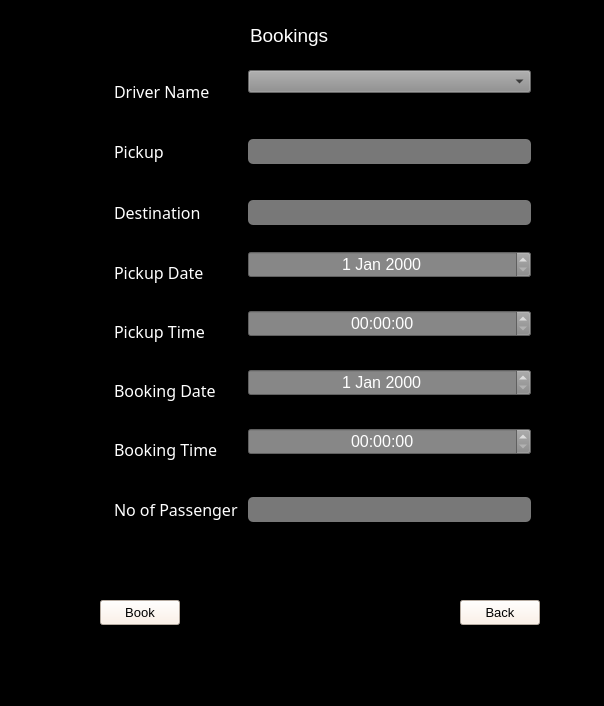
<?xml version="1.0" encoding="UTF-8"?>
<ui version="4.0">
 <class>DriverBooking</class>
 <widget class="QFrame" name="DriverBooking">
  <property name="geometry">
   <rect>
    <x>0</x>
    <y>0</y>
    <width>604</width>
    <height>706</height>
   </rect>
  </property>
  <property name="windowTitle">
   <string>Frame</string>
  </property>
  <property name="styleSheet">
   <string notr="true">background-color: rgb(0, 0, 0);</string>
  </property>
  <widget class="QWidget" name="formLayoutWidget">
   <property name="geometry">
    <rect>
     <x>110</x>
     <y>70</y>
     <width>421</width>
     <height>481</height>
    </rect>
   </property>
   <layout class="QFormLayout" name="createaccForm">
    <item row="0" column="0">
     <widget class="QLabel" name="acc_firstNameLabel">
      <property name="font">
       <font>
        <family>MS Gothic</family>
        <pointsize>12</pointsize>
       </font>
      </property>
      <property name="styleSheet">
       <string notr="true">color: rgb(255, 255, 255);
margin-bottom:20px;
margin-top:10px;

</string>
      </property>
      <property name="text">
       <string>Driver Name</string>
      </property>
     </widget>
    </item>
    <item row="0" column="1">
     <widget class="QComboBox" name="txt_Driver">
      <property name="font">
       <font>
        <pointsize>10</pointsize>
       </font>
      </property>
      <property name="styleSheet">
       <string notr="true">background-color: rgb(141, 141, 141);
color: rgb(0, 0, 0);</string>
      </property>
     </widget>
    </item>
    <item row="1" column="0">
     <widget class="QLabel" name="acc_lastNameLabel">
      <property name="font">
       <font>
        <family>MS PGothic</family>
        <pointsize>12</pointsize>
       </font>
      </property>
      <property name="styleSheet">
       <string notr="true">color: rgb(255, 255, 255);
margin-bottom:20px;
margin-top:10px;

</string>
      </property>
      <property name="text">
       <string>Pickup</string>
      </property>
     </widget>
    </item>
    <item row="1" column="1">
     <widget class="QLineEdit" name="txt_pick">
      <property name="font">
       <font>
        <family>Proxima Nova</family>
        <pointsize>12</pointsize>
       </font>
      </property>
      <property name="styleSheet">
       <string notr="true">QLineEdit {
color: rgb(255, 255, 255);
background-color: rgb(120, 120, 120);
border:none;
border-radius: 5px;
padding-left: 10px;
margin-bottom:20px;
margin-top:10px;
}
QLineEdit::hover{
background-color: rgb(161, 161, 161);
}
QLineEdit::focus{
background-color: #474747
}</string>
      </property>
      <property name="maxLength">
       <number>30</number>
      </property>
     </widget>
    </item>
    <item row="2" column="0">
     <widget class="QLabel" name="acc_contactNoLabel">
      <property name="font">
       <font>
        <family>MS PGothic</family>
        <pointsize>12</pointsize>
       </font>
      </property>
      <property name="styleSheet">
       <string notr="true">color: rgb(255, 255, 255);
margin-bottom:20px;
margin-top:10px;

</string>
      </property>
      <property name="text">
       <string>Destination</string>
      </property>
     </widget>
    </item>
    <item row="2" column="1">
     <widget class="QLineEdit" name="txt_dist">
      <property name="font">
       <font>
        <family>Proxima Nova</family>
        <pointsize>12</pointsize>
       </font>
      </property>
      <property name="styleSheet">
       <string notr="true">QLineEdit {
color: rgb(255, 255, 255);
background-color: rgb(120, 120, 120);
border:none;
border-radius: 5px;
padding-left: 10px;
margin-bottom:20px;
margin-top:10px;
}
QLineEdit::hover{
background-color: rgb(161, 161, 161);
}
QLineEdit::focus{
background-color: #474747
}</string>
      </property>
      <property name="maxLength">
       <number>15</number>
      </property>
     </widget>
    </item>
    <item row="3" column="0">
     <widget class="QLabel" name="acc_addressLabel">
      <property name="font">
       <font>
        <family>MS PGothic</family>
        <pointsize>12</pointsize>
       </font>
      </property>
      <property name="styleSheet">
       <string notr="true">color: rgb(255, 255, 255);
margin-bottom:20px;
margin-top:10px;

</string>
      </property>
      <property name="text">
       <string>Pickup Date</string>
      </property>
     </widget>
    </item>
    <item row="3" column="1">
     <widget class="QDateEdit" name="txtDate_P">
      <property name="font">
       <font>
        <pointsize>12</pointsize>
       </font>
      </property>
      <property name="styleSheet">
       <string notr="true">background-color: rgb(135, 135, 135);
color: rgb(255, 255, 255);</string>
      </property>
      <property name="alignment">
       <set>Qt::AlignCenter</set>
      </property>
     </widget>
    </item>
    <item row="4" column="0">
     <widget class="QLabel" name="acc_emailLabel">
      <property name="font">
       <font>
        <family>MS PGothic</family>
        <pointsize>12</pointsize>
       </font>
      </property>
      <property name="styleSheet">
       <string notr="true">color: rgb(255, 255, 255);
margin-bottom:20px;
margin-top:10px;

</string>
      </property>
      <property name="text">
       <string>Pickup Time</string>
      </property>
     </widget>
    </item>
    <item row="4" column="1">
     <widget class="QTimeEdit" name="txtTime_P">
      <property name="font">
       <font>
        <pointsize>12</pointsize>
       </font>
      </property>
      <property name="styleSheet">
       <string notr="true">background-color: rgb(135, 135, 135);
color: rgb(255, 255, 255);</string>
      </property>
      <property name="alignment">
       <set>Qt::AlignCenter</set>
      </property>
     </widget>
    </item>
    <item row="5" column="1">
     <widget class="QDateEdit" name="txtDate_B">
      <property name="font">
       <font>
        <pointsize>12</pointsize>
       </font>
      </property>
      <property name="styleSheet">
       <string notr="true">background-color: rgb(135, 135, 135);
color: rgb(255, 255, 255);</string>
      </property>
      <property name="alignment">
       <set>Qt::AlignCenter</set>
      </property>
     </widget>
    </item>
    <item row="5" column="0">
     <widget class="QLabel" name="acc_usernameLabel">
      <property name="font">
       <font>
        <family>MS PGothic</family>
        <pointsize>12</pointsize>
       </font>
      </property>
      <property name="styleSheet">
       <string notr="true">color: rgb(255, 255, 255);
margin-bottom:20px;
margin-top:10px;

</string>
      </property>
      <property name="text">
       <string>Booking Date</string>
      </property>
     </widget>
    </item>
    <item row="6" column="1">
     <widget class="QTimeEdit" name="txtTime_B">
      <property name="font">
       <font>
        <pointsize>12</pointsize>
       </font>
      </property>
      <property name="styleSheet">
       <string notr="true">background-color: rgb(135, 135, 135);
color: rgb(255, 255, 255);</string>
      </property>
      <property name="alignment">
       <set>Qt::AlignCenter</set>
      </property>
     </widget>
    </item>
    <item row="6" column="0">
     <widget class="QLabel" name="acc_passwordLabel">
      <property name="font">
       <font>
        <family>MS PGothic</family>
        <pointsize>12</pointsize>
       </font>
      </property>
      <property name="styleSheet">
       <string notr="true">color: rgb(255, 255, 255);
margin-bottom:20px;
margin-top:10px;

</string>
      </property>
      <property name="text">
       <string>Booking Time</string>
      </property>
     </widget>
    </item>
    <item row="7" column="1">
     <widget class="QLineEdit" name="txt_Passenger">
      <property name="font">
       <font>
        <family>Proxima Nova</family>
        <pointsize>12</pointsize>
       </font>
      </property>
      <property name="styleSheet">
       <string notr="true">QLineEdit {
color: rgb(255, 255, 255);
background-color: rgb(120, 120, 120);
border:none;
border-radius: 5px;
padding-left: 10px;
margin-bottom:20px;
margin-top:10px;
}
QLineEdit::hover{
background-color: rgb(161, 161, 161);
}
QLineEdit::focus{
background-color: #474747
}</string>
      </property>
      <property name="maxLength">
       <number>30</number>
      </property>
      <property name="echoMode">
       <enum>QLineEdit::Password</enum>
      </property>
     </widget>
    </item>
    <item row="7" column="0">
     <widget class="QLabel" name="acc_confirmPasswordLabel">
      <property name="font">
       <font>
        <family>MS PGothic</family>
        <pointsize>12</pointsize>
       </font>
      </property>
      <property name="styleSheet">
       <string notr="true">color: rgb(255, 255, 255);
margin-bottom:20px;
margin-top:10px;

</string>
      </property>
      <property name="text">
       <string>No of Passenger</string>
      </property>
     </widget>
    </item>
   </layout>
  </widget>
  <widget class="QLabel" name="label">
   <property name="geometry">
    <rect>
     <x>250</x>
     <y>20</y>
     <width>91</width>
     <height>31</height>
    </rect>
   </property>
   <property name="font">
    <font>
     <pointsize>14</pointsize>
    </font>
   </property>
   <property name="styleSheet">
    <string notr="true">background-color: rgb(0, 0, 0);
color: rgb(255, 255, 255);</string>
   </property>
   <property name="text">
    <string>Bookings</string>
   </property>
  </widget>
  <widget class="QPushButton" name="btn_Book">
   <property name="geometry">
    <rect>
     <x>100</x>
     <y>600</y>
     <width>80</width>
     <height>25</height>
    </rect>
   </property>
   <property name="font">
    <font>
     <pointsize>10</pointsize>
    </font>
   </property>
   <property name="styleSheet">
    <string notr="true">background-color: rgb(255, 239, 226);
color: rgb(0, 0, 0);
border-color: rgb(255, 255, 255);</string>
   </property>
   <property name="text">
    <string>Book</string>
   </property>
  </widget>
  <widget class="QPushButton" name="btn_back">
   <property name="geometry">
    <rect>
     <x>460</x>
     <y>600</y>
     <width>80</width>
     <height>25</height>
    </rect>
   </property>
   <property name="font">
    <font>
     <pointsize>10</pointsize>
    </font>
   </property>
   <property name="styleSheet">
    <string notr="true">background-color: rgb(255, 239, 226);
color: rgb(0, 0, 0);
border-color: rgb(255, 255, 255);</string>
   </property>
   <property name="text">
    <string>Back</string>
   </property>
  </widget>
  <widget class="QLabel" name="Warninglbl">
   <property name="geometry">
    <rect>
     <x>210</x>
     <y>640</y>
     <width>211</width>
     <height>20</height>
    </rect>
   </property>
   <property name="font">
    <font>
     <pointsize>10</pointsize>
    </font>
   </property>
   <property name="styleSheet">
    <string notr="true">color: rgb(255, 5, 38);
background-color: rgb(0, 0, 0);</string>
   </property>
   <property name="text">
    <string/>
   </property>
   <property name="alignment">
    <set>Qt::AlignCenter</set>
   </property>
  </widget>
 </widget>
 <resources/>
 <connections/>
</ui>
